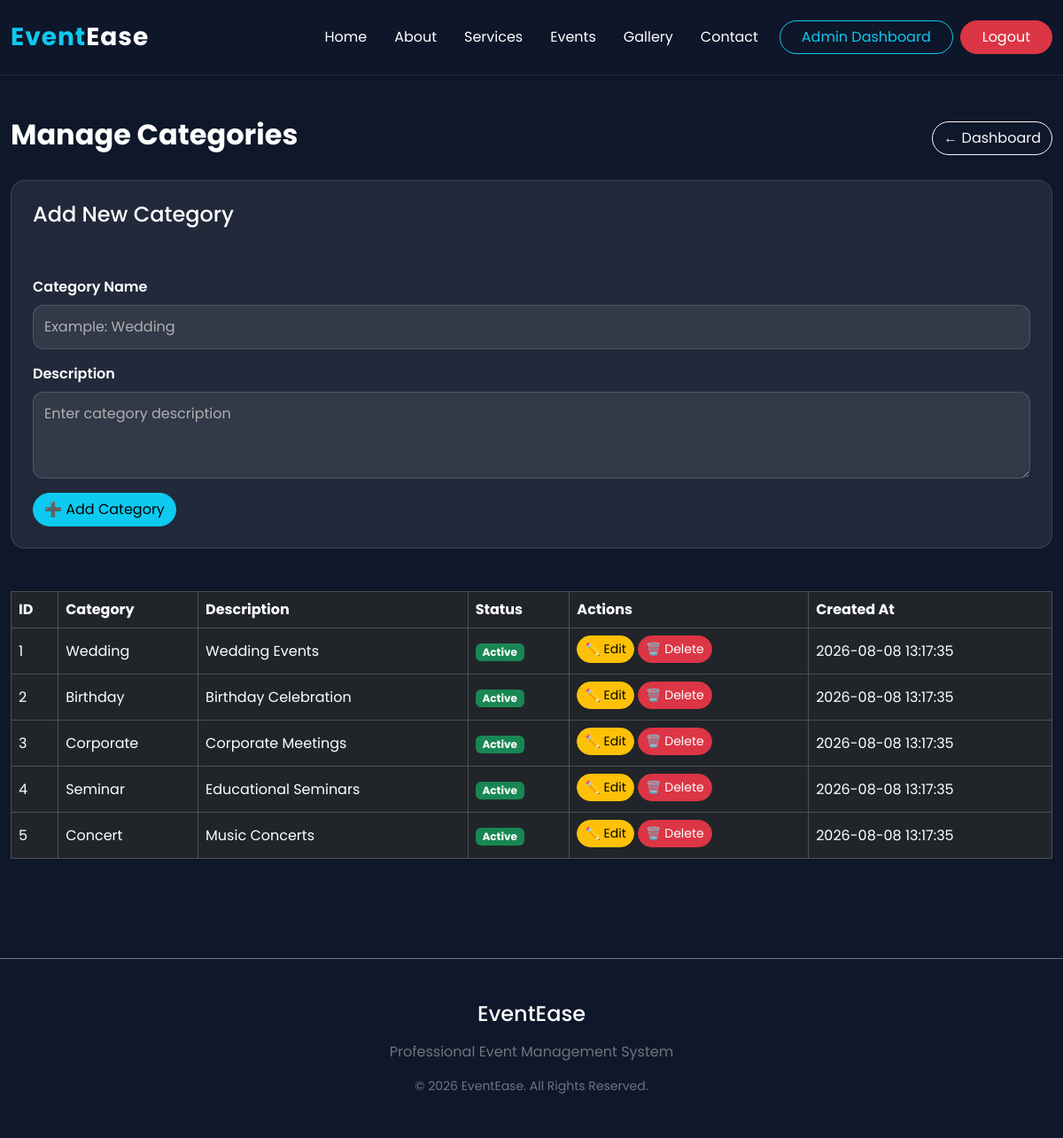
The app's page /admin/manage-categories.php (signed in) with its own data.
### tables this page shows
CREATE TABLE categories (
    id INT AUTO_INCREMENT PRIMARY KEY,
    category_name VARCHAR(100) NOT NULL UNIQUE,
    description TEXT,
    status ENUM('Active','Inactive') DEFAULT 'Active',
    created_at TIMESTAMP DEFAULT CURRENT_TIMESTAMP
);

### admin/manage-categories.php (the view, shortened to what this page needs)
<?php
require_once '../config/database.php';
$stmt = $conn->prepare("
    SELECT
        id,
        category_name,
        description,
        status,
        created_at
    FROM categories
    ORDER BY created_at DESC
");
$stmt->execute();
$result = $stmt->get_result();
require_once '../includes/header.php';
require_once '../includes/navbar.php';
?>
<div class="container py-5">
    <div class="d-flex justify-content-between align-items-center mb-4">
        <h2 class="text-white fw-bold">
            Manage Categories
        </h2>
        <a href="dashboard.php"
           class="btn btn-outline-light">
            ← Dashboard
        </a>
    </div>
    <div class="glass rounded-4 p-4 mb-5">
        <h4 class="text-white mb-4">
            Add New Category
        </h4>
        <form method="POST"
              action="manage-categories.php">
            <div class="mb-3">
                <label class="form-label text-white">
                    Category Name
                </label>
                <input
                    type="text"
                    name="category_name"
                    class="form-control"
                    placeholder="Example: Wedding"
                    required
                >
            </div>
            <div class="mb-3">
                <label class="form-label text-white">
                    Description
                </label>
                <textarea
                    name="description"
                    class="form-control"
                    rows="3"
                    placeholder="Enter category description"
                ></textarea>
            </div>
            <button
                type="submit"
                class="btn btn-info">
                ➕ Add Category
            </button>
        </form>
    </div>
    <div class="table-responsive">
        <table class="table table-dark table-bordered align-middle">
            <thead>
                <tr>
                    <th>ID</th>
                    <th>Category</th>
                    <th>Description</th>
                    <th>Status</th>
                    <th>Actions</th>
                    <th>Created At</th>
                </tr>
            </thead>
            <tbody>
                <?php if ($result->num_rows > 0): ?>
                    <?php while ($category = $result->fetch_assoc()): ?>
                        <tr>
                            <td>
                                <?= $category['id']; ?>
                            </td>
                            <td>
                                <?= htmlspecialchars(
                                    $category['category_name']
                                ); ?>
                            </td>
                            <td>
                                <?= htmlspecialchars(
                                    $category['description']
                                ); ?>
                            </td>
                            <td>
                                <?php if ($category['status'] === 'Active'): ?>
                                    <span class="badge bg-success">
                                        Active
                                    </span>
                                <?php else: ?>
                                    <span class="badge bg-danger">
                                        Inactive
                                    </span>
                                <?php endif; ?>
                            </td>
                            <td>
    <a
        href="edit-category.php?id=<?= $category['id']; ?>"
        class="btn btn-sm btn-warning mb-1"
    >
        ✏️ Edit
    </a>
    <a
        href="delete-category.php?id=<?= $category['id']; ?>"
        class="btn btn-sm btn-danger mb-1"
        onclick="return confirm('Are you sure you want to delete this category?');"
    >
        🗑️ Delete
    </a>
</td>
                            <td>
                                <?= htmlspecialchars(
                                    $category['created_at']
                                ); ?>
                            </td>
                        </tr>
                    <?php endwhile; ?>
                <?php endif; ?>
            </tbody>
        </table>
    </div>
</div>
<?php
require_once '../includes/footer.php';
?>

### assets/css/style.css (style rules this page uses)
* { margin:0; padding:0; box-sizing:border-box; }
body { font-family:'Poppins',sans-serif; background:#0f172a; color:#ffffff; overflow-x:hidden; }
a { text-decoration:none; }
.container { max-width:1200px; }
.glass { background:rgba(255,255,255,.08); backdrop-filter:blur(15px); border:1px solid rgba(255,255,255,.12); border-radius:20px; }
.btn { border-radius:30px; }
.form-control { background:rgba(255,255,255,.08); border:1px solid rgba(255,255,255,.15); color:white; border-radius:12px; padding:12px; }
.form-control::placeholder { color:#b0b0b0; }
.form-label { color:white; font-weight:600; }
.glass h4 { min-height:60px; }

### records on screen
categories: id "1", category_name "Wedding", description "Wedding Events", status "Active", created_at "2026-08-08 13:17:35"
categories: id "2", category_name "Birthday", description "Birthday Celebration", status "Active", created_at "2026-08-08 13:17:35"
categories: id "3", category_name "Corporate", description "Corporate Meetings", status "Active", created_at "2026-08-08 13:17:35"
categories: id "4", category_name "Seminar", description "Educational Seminars", status "Active", created_at "2026-08-08 13:17:35"
categories: id "5", category_name "Concert", description "Music Concerts", status "Active", created_at "2026-08-08 13:17:35"
